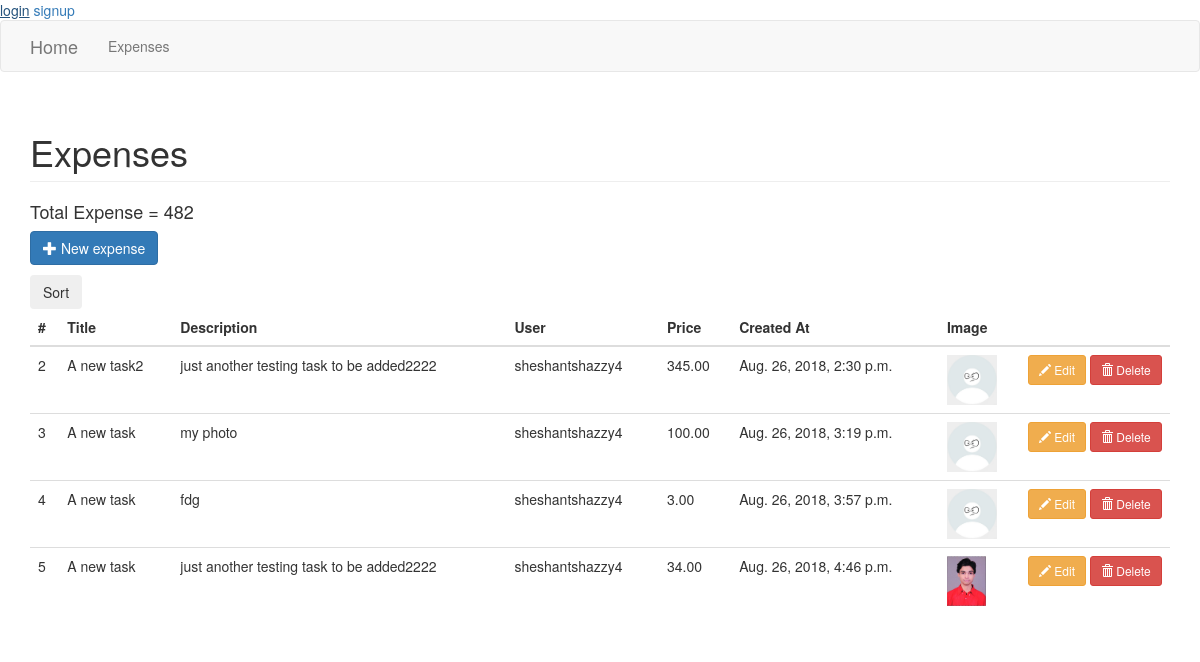
Page /expenses/expenses/ on the committed database.
### expenses/models.py (models this page shows)
class Expense(models.Model):
    title = models.CharField(max_length=50)
    description = models.CharField(max_length=5000)
    user = models.ForeignKey(User, default=None, related_name='user_expenses', on_delete=models.CASCADE)
    price = models.DecimalField(max_digits=10, decimal_places=2)
    created_at = models.DateTimeField(auto_now_add=True)
    image = models.ImageField(upload_to='images/', default=os.path.join(settings.BASE_DIR, 'images/xrSh9Z0.jpg'))
    def get_image_path(self):
        return '/static/' + os.path.basename(self.image.url)
    def get_image_path_with_html(self):
        return '<img src="{}" style="max-width:50px;max-height:50px;">'.format(self.get_image_path())

### expenses/views.py (the view)
def expense_list(request):
    expenses = Expense.objects.all()
    sort = request.GET.get('sort')
    if sort:
        expenses = expenses.order_by(sort)
    total_expense = expenses.aggregate(Sum('price')).get('price__sum').__str__()
    return render(request, 'expenses/expense_list.html', {'expenses': expenses, 'total_expense': total_expense})

### expenses/templates/expenses/expense_list.html (shortened to what this page needs)
{% extends 'base.html' %}
{% load static %}
{% block content %}
	<h1 class="page-header">Expenses</h1>
    <div>
        <h4> Total Expense = {{ total_expense }} </h4>
    </div>
	<p>
		<button type="button" class="btn btn-primary js-create-expense" data-url="{% url 'expenses:expense_create' %}">
			<span class="glyphicon glyphicon-plus"></span>
			New expense
		</button>
	</p>
    <div class="dropdown">
        <button class="btn btn-secondary dropdown-toggle" type="button" id="dropdownMenu2" data-toggle="dropdown" aria-haspopup="true" aria-expanded="false">
            Sort
        </button>
    </div>
	<table class="table" id="expense-table">
		<thead>
			<tr>
				<th>#</th>
				<th>Title</th>
				<th>Description</th>
				<th>User</th>
				<th>Price</th>
				<th>Created At</th>
				<th>Image</th>
				<th></th>
			</tr>
		</thead>
		<tbody>
			{% include 'expenses/includes/partial_expense_list.html' %}
		</tbody>
	</table>
{% endblock %}

### wwstay/templates/base.html (shortened to what this page needs)
{% load static %}<!DOCTYPE html>
<html lang="en">
    <head>
        <link href="{% static 'css/bootstrap.min.css' %}" rel="stylesheet">
    </head>
    <body>
        <header>
            {% if user.is_authenticated %}
                Hi {{ user.username }}!
                <a href="{% url 'logout' %}">logout</a>
            {% else %}
                <a href="{% url 'login' %}">login</a>
                <a href="{% url 'signup' %}">signup</a>
            {% endif %}
        </header>
        {% include 'includes/header.html' %}
        <div class="container">
            {% block content %}
            {% endblock %}
        </div>
    </body>
</html>

### wwstay/templates/includes/header.html (shortened to what this page needs)
<nav class="navbar navbar-default">
  <div class="container">
    <div class="navbar-header">
      <a class="navbar-brand" href="{% url 'expenses:home' %}">Home</a>
    </div>
    <div class="collapse navbar-collapse" id="main-menu">
      <ul class="nav navbar-nav">
        <li{% if request.path == '/expenses/' %} class="active"{% endif %}>
          <a href="{% url 'expenses:expense_list' %}">Expenses</a>
        </li>
      </ul>
    </div>
  </div>
</nav>

### expenses/templates/expenses/includes/partial_expense_list.html
{% for expense in expenses %}
	<tr>
		<td>{{ expense.id }}</td>
		<td>{{ expense.title }}</td>
		<td>{{ expense.description }}</td>
		<td>{{ expense.user }}</td>
		<td>{{ expense.price }}</td>
		<td>{{ expense.created_at }}</td>
		<td>{{ expense.get_image_path_with_html | safe }}</td>
		<td style="width: 150px">
			<button type="button"
							class="btn btn-warning btn-sm js-update-expense"
							data-url="{% url 'expenses:expense_update' expense.id %}">
				<span class="glyphicon glyphicon-pencil"></span> Edit
			</button>
			<button type="button"
							class="btn btn-danger btn-sm js-delete-expense"
							data-url="{% url 'expenses:expense_delete' expense.id %}">
				<span class="glyphicon glyphicon-trash"></span> Delete
			</button>
		</td>
	</tr>
{% empty %}
	<tr>
		<td colspan="8" class="text-center bg-warning">No expense</td>
	</tr>
{% endfor %}

### rows in the picture
Expense: id "2", title "A new task2", description "just another testing task to be added2222", user "sheshantshazzy4", price "345.00", created_at "Aug. 26, 2018, 2:30 p.m.", get_image_path_with_html (picture)
Expense: id "3", title "A new task", description "my photo", user "sheshantshazzy4", price "100.00", created_at "Aug. 26, 2018, 3:19 p.m.", get_image_path_with_html (picture)
Expense: id "4", title "A new task", description "fdg", user "sheshantshazzy4", price "3.00", created_at "Aug. 26, 2018, 3:57 p.m.", get_image_path_with_html (picture)
Expense: id "5", title "A new task", description "just another testing task to be added2222", user "sheshantshazzy4", price "34.00", created_at "Aug. 26, 2018, 4:46 p.m.", get_image_path_with_html (picture)

### other values in the picture
{{ total_expense }} "482"
